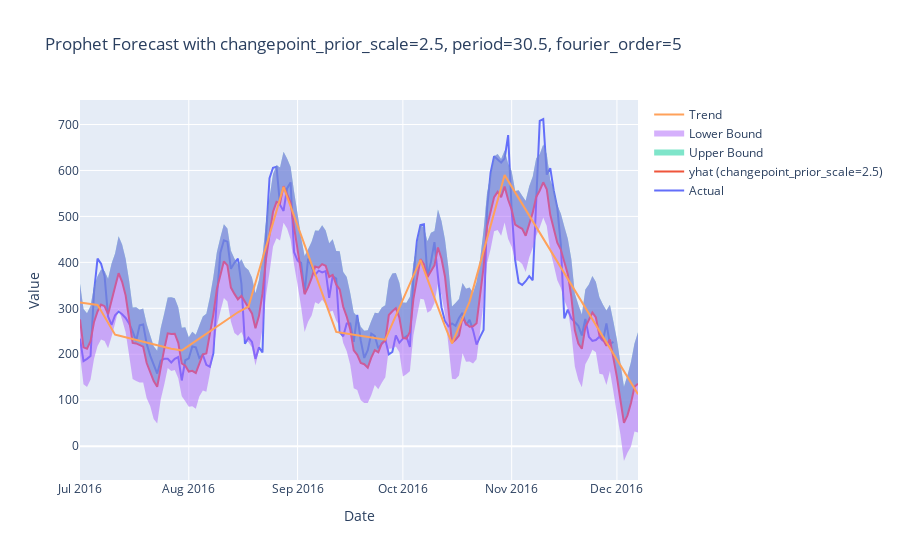

The cell this chart's notebook holds for it:
### Markdown cell above
#### Добавление дней показа рекламы как праздники

### Code cell
# Создаем датафрейм для "праздников" (дней показа рекламы)
ads_dates = pd.DataFrame({
    'holiday': 'ads_day',  # Название события
    'ds': pd.to_datetime(formatted_dates),  # Список дат показа рекламы
    'lower_window': 0,  # Число дней до события, влияющих на модель
    'upper_window': 1   # Число дней после события, которые могут влиять на данные

})

changepoint_prior_scale = 2.5

m = Prophet(changepoint_prior_scale=changepoint_prior_scale, holidays=ads_dates)
m.add_seasonality(name='monthly', period=30.5, fourier_order=5)
m.fit(df_prepared)

# Строим прогноз
future = m.make_future_dataframe(periods=7)
forecast = m.predict(future)

# Визуализируем прогноз
fig = go.Figure()

fig.add_trace(go.Scatter(x=df_prepared['ds'], y=df_prepared['y'], name='Actual'))
fig.add_trace(go.Scatter(x=forecast['ds'], y=forecast['yhat'], name=f'yhat (changepoint_prior_scale={changepoint_prior_scale})'))
fig.add_trace(go.Scatter(x=forecast['ds'], y=forecast['yhat_upper'], fill='tonexty', mode='none', name='Upper Bound'))
fig.add_trace(go.Scatter(x=forecast['ds'], y=forecast['yhat_lower'], fill='tonexty', mode='none', name='Lower Bound'))
fig.add_trace(go.Scatter(x=forecast['ds'], y=forecast['trend'], name='Trend'))

fig.update_layout(title=f'Prophet Forecast with changepoint_prior_scale={changepoint_prior_scale}, period=30.5, fourier_order=5',
                    xaxis_title='Date',
                    yaxis_title='Value',
                    showlegend=True)
py.iplot(fig)

# Вычислим среднеквадратичную ошибку.
print('RMSE: %f' % np.sqrt(np.mean((forecast.loc[:df_prepared.shape[0] - 7, 'yhat']-df_prepared['y'])**2)) )

### Figure 1 — Plotly figure (JSON) as saved in the notebook; plotly's stock layout.template omitted (floating-point values rounded to 4 significant figures; data arrays with more than 128 entries replaced by an {"elided": "..."} marker saying what was removed)
{"data": [{"name": "Actual", "type": "scatter", "x": {"elided": "153 str values"}, "y": {"elided": "153 int values"}}, {"name": "yhat (changepoint_prior_scale=2.5)", "type": "scatter", "x": {"elided": "160 str values"}, "y": {"elided": "160 float values"}}, {"fill": "tonexty", "mode": "none", "name": "Upper Bound", "type": "scatter", "x": {"elided": "160 str values"}, "y": {"elided": "160 float values"}}, {"fill": "tonexty", "mode": "none", "name": "Lower Bound", "type": "scatter", "x": {"elided": "160 str values"}, "y": {"elided": "160 float values"}}, {"name": "Trend", "type": "scatter", "x": {"elided": "160 str values"}, "y": {"elided": "160 float values"}}], "layout": {"showlegend": true, "title": {"text": "Prophet Forecast with changepoint_prior_scale=2.5, period=30.5, fourier_order=5"}, "xaxis": {"title": {"text": "Date"}}, "yaxis": {"title": {"text": "Value"}}}}
